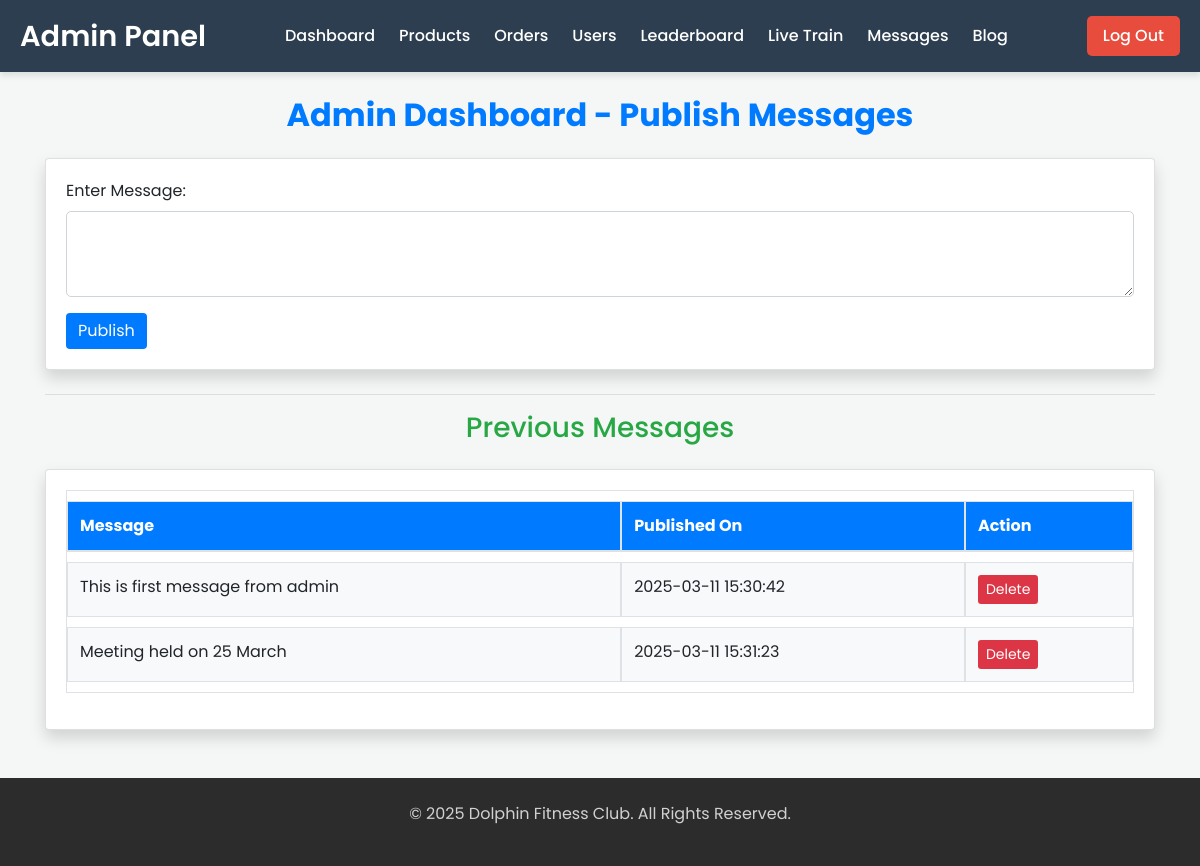
The page /index/admin/messages.php (signed in) on the database as committed earlier.
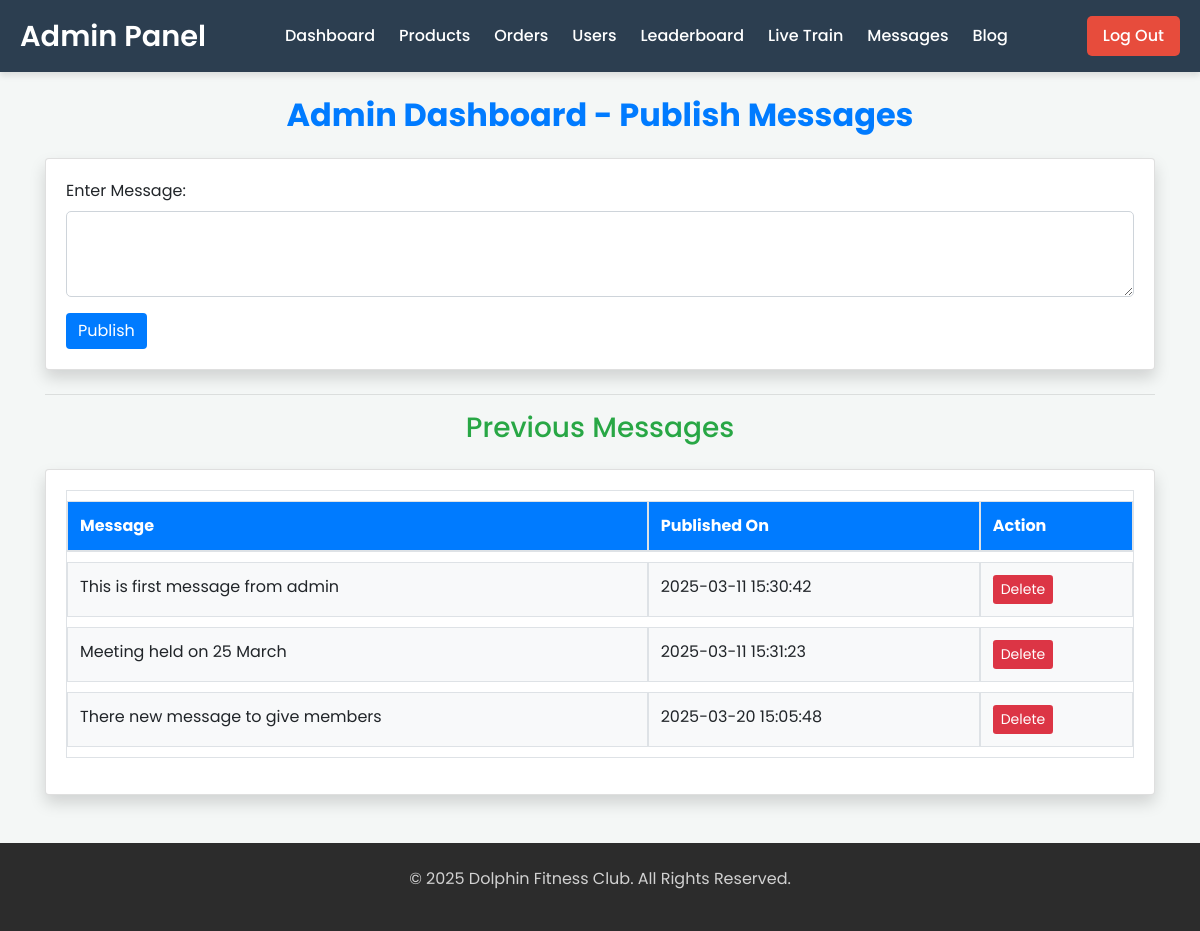
The same page on the database as committed later.
### tables this page shows
CREATE TABLE `admin_messages` (
  `id` int(11) NOT NULL,
  `admin_id` int(11) NOT NULL,
  `message` text NOT NULL,
  `sent_at` timestamp NOT NULL DEFAULT current_timestamp()
);

### index/admin/messages.php (the view, shortened to what this page needs)
<?php
include_once 'components/admin_header.php';
include_once 'include/db.php';
$result = $mysqli->query("SELECT * FROM admin_messages;");
?>
<div class="container mt-4">
    <h2 class="text-center mb-4" style="color: #007bff; font-weight: bold;">Admin Dashboard - Publish Messages</h2>
    <div class="card shadow mb-4">
        <div class="card-body">
            <form method="POST" action="">
                <div class="mb-3">
                    <label for="message" class="form-label">Enter Message:</label>
                    <textarea class="form-control" id="message" name="message" rows="3" required></textarea>
                </div>
                <button type="submit" name="publish_message" class="btn btn-primary">Publish</button>
            </form>
        </div>
    </div>
    <hr>
    <h3 class="text-center mb-4" style="color: #28a745;">Previous Messages</h3>
    <div class="card shadow">
        <div class="card-body">
            <table class="table table-bordered">
                <thead>
                    <tr>
                        <th>Message</th>
                        <th>Published On</th>
                        <th>Action</th>
                    </tr>
                </thead>
                <tbody>
                    <?php while ($row = $result->fetch_assoc()): ?>
                        <tr>
                            <td><?php echo htmlspecialchars($row['message']); ?></td>
                            <td><?php echo $row['sent_at']; ?></td>
                            <td>
                                <a href="?delete=<?php echo $row['id']; ?>" class="btn btn-danger btn-sm">Delete</a>
                            </td>
                        </tr>
                    <?php endwhile; ?>
                </tbody>
            </table>
        </div>
    </div>
</div>
<?php
include_once 'components/admin_footer.php';
?>

Rows that differ between the two databases and show on the page:
added admin_messages: message "There new message to give members", sent_at "2025-03-20 15:05:48"
